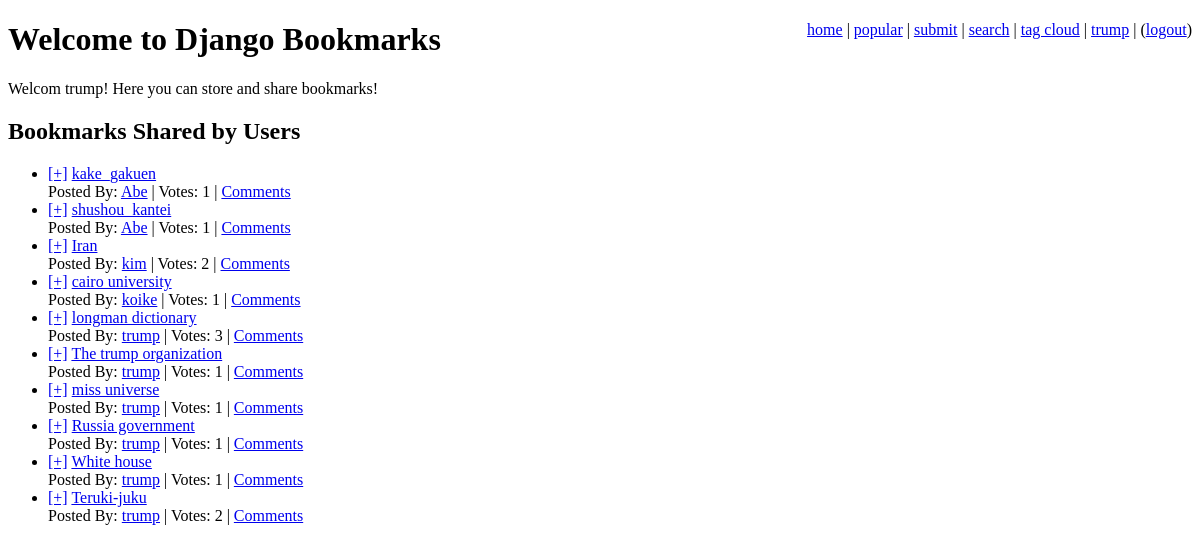
Screenshot of / (signed in) with the database file from the repository.
### bookmarks/models.py (models this page shows, shortened)
class SharedBookmark(models.Model):
    bookmark = models.ForeignKey(Bookmark, unique=True)
    date = models.DateTimeField(auto_now_add=True)
    votes = models.IntegerField(default=1)
    users_voted = models.ManyToManyField(User)

class Bookmark(models.Model):
    title = models.CharField(max_length=200)
    user = models.ForeignKey(User)
    link = models.ForeignKey(Link)

### bookmarks/views.py (the view)
# urls.py: url(r'^$', main_page, name='main_page'),
def main_page(request):
    shared_bookmarks = SharedBookmark.objects.order_by(
        '-date'
    )[:10]
    context = {'shared_bookmarks': shared_bookmarks}
    return render(request, 'bookmarks/main_page.djhtml', context)

### bookmarks/templates/bookmarks/main_page.djhtml (shortened to what this page needs)
{% extends "base.djhtml" %}
{% block head %}Welcome to Django Bookmarks{% endblock %}
{% block content %}
    {% if user.username %}
	<p>Welcom {{ user.username }}!
	    Here you can store and share bookmarks!</p>
    {% else %}
	<p>Welcome anonymous user!
	    You need to <a href="/login/">login</a>
	    before you can store and share bookmarks.</p>
    {% endif %}
    <h2>Bookmarks Shared by Users</h2>
    {% include 'bookmarks/shared_bookmark_list.djhtml' %}
{% endblock %}

### bookmarks/templates/base.djhtml (shortened to what this page needs)
{% load staticfiles %}
<!DOCTYPE html>
<html>
    <head>
	<link rel="stylesheet" type="text/css" href="{% static 'bookmarks/style.css' %}" />
    </head>
    <body>
	<div id="nav">
	    <a href="/">home</a> |
	    <a href="/popular/">popular</a> |
	    {% if user.is_authenticated %}
		<a href="/save/">submit</a> |
		<a href="/search/">search</a> |
		<a href="/tag/">tag cloud</a> |
		<a href="/user/{{ user.username }}/">
		    {{ user.username }}</a> |
		(<a href="/logout/">logout</a>)
	    {% else %}
		<a href="/login/">login</a> |
		<a href="/register/">register</a>
	    {% endif %}
	</div>
	<h1>{% block head %}{% endblock %}</h1>
	{% block content %}{% endblock %}
    </body>
</html>

### bookmarks/templates/bookmarks/shared_bookmark_list.djhtml
{% if shared_bookmarks %}
    <ul class="bookmarks">
	{% for shared_bookmark in shared_bookmarks %}
	    <li>
		<a href="/vote/?id={{ shared_bookmark.id }}"
		   class="vote">[+]</a>
		<a href="{{ shared_bookmark.bookmark.link.url }}" class="title">
		    {{ shared_bookmark.bookmark.title|escape }}</a>
		<br />
		Posted By:
		<a href="/user/{{ shared_bookmark.bookmark.user.username }}/"
		   class="username">
		    {{ shared_bookmark.bookmark.user.username }}</a> |
		<span class="vote-count">Votes:
		    {{ shared_bookmark.votes }}</span> |
		<a href="/bookmark/{{ shared_bookmark.id }}/">Comments</a>
	    </li>
	{% endfor %}
    </ul>
{% else %}
    <p>No bookmarks found.</p>
{% endif %}

### bookmarks/static/bookmarks/style.css (style rules this page uses)
#nav { float: right; }

### rows the page displays
SharedBookmark: bookmark "kake_gakuen", bookmark.user.username "Abe", votes "1"
SharedBookmark: bookmark "shushou_kantei", bookmark.user.username "Abe", votes "1"
SharedBookmark: bookmark "Iran", bookmark.user.username "kim", votes "2"
SharedBookmark: bookmark "cairo university", bookmark.user.username "koike", votes "1"
SharedBookmark: bookmark "longman dictionary", bookmark.user.username "trump", votes "3"
SharedBookmark: bookmark "The trump organization", bookmark.user.username "trump", votes "1"
SharedBookmark: bookmark "miss universe", bookmark.user.username "trump", votes "1"
SharedBookmark: bookmark "Russia government", bookmark.user.username "trump", votes "1"
SharedBookmark: bookmark "White house", bookmark.user.username "trump", votes "1"
SharedBookmark: bookmark "Teruki-juku", bookmark.user.username "trump", votes "2"

### other values shown
{{ user.username }} "trump"
